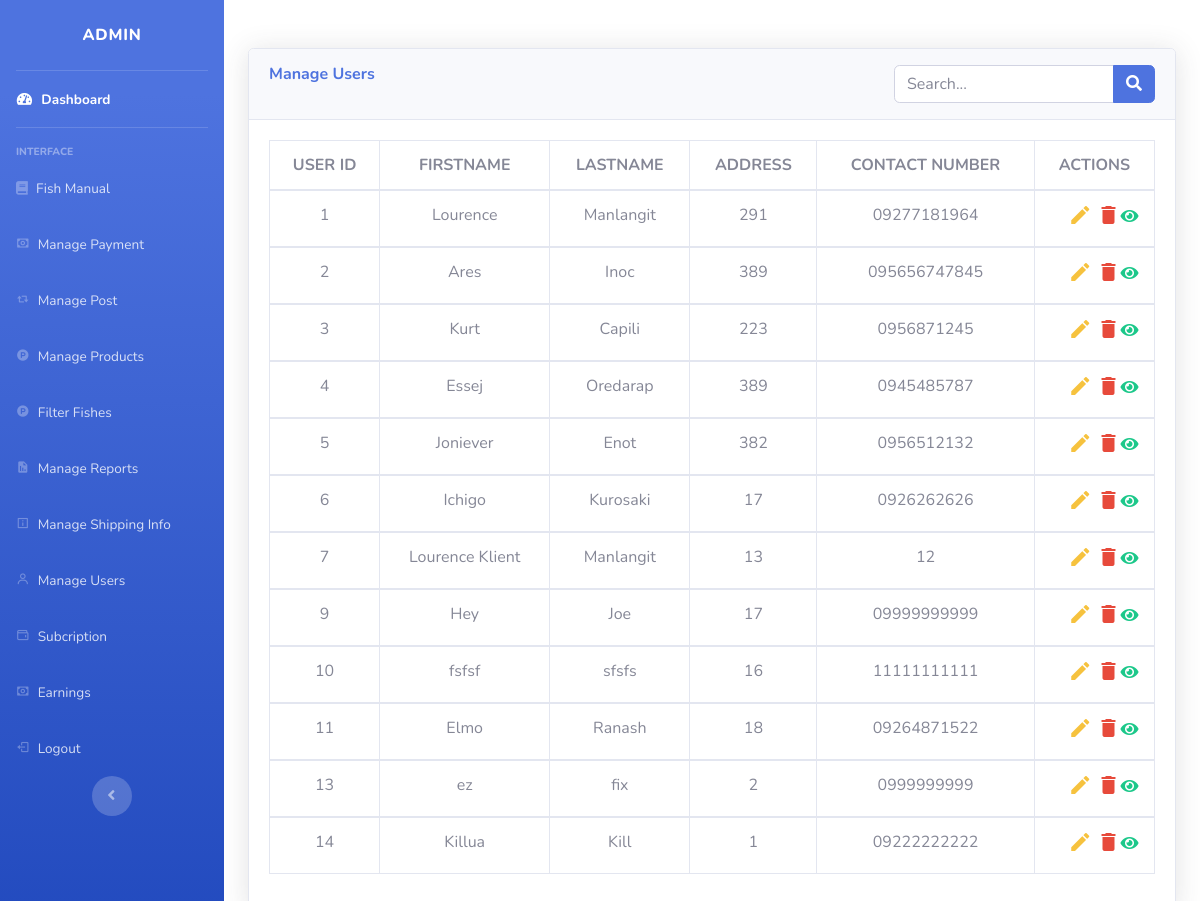
The page /admin/Pages/manageUsers.php (signed in) on the database its author committed.
### tables this page shows
CREATE TABLE `user_details` (
  `user_id` int(11) NOT NULL,
  `first_name` varchar(100) NOT NULL,
  `last_name` varchar(100) NOT NULL,
  `mi` varchar(100) NOT NULL,
  `address_id` int(11) NOT NULL,
  `contact_number` varchar(100) NOT NULL,
  `user_img` varchar(100) NOT NULL DEFAULT 'defaultimage.png',
  `gcash_number` varchar(50) NOT NULL,
  `gcash_name` varchar(100) NOT NULL,
  `last_seen` datetime DEFAULT NULL
);

### admin/Model/db.php (called while the page is built, shortened)
<?php
function getAllUser()
{
	global $conn;
	$query = mysqli_query($conn, "SELECT * FROM user_details");
	return $query;
}

### admin/Pages/manageUsers.php (the view, shortened to what this page needs)
<?php
include("../Model/db.php");
if (isset($_GET['search'])) {
    $rec = SearchUser($_GET['search']);
} else {
    $rec = getAllUser();
}
?>
<!DOCTYPE html>
<html lang="en">
<head>
    <link href="../vendor/fontawesome-free/css/all.min.css" rel="stylesheet" type="text/css">
    <link href="../css/sb-admin-2.min.css" rel="stylesheet">
    <link href='https://unpkg.com/boxicons@2.1.4/css/boxicons.min.css' rel='stylesheet'>
</head>
<body id="page-top">
    <div id="wrapper">
        <ul class="navbar-nav bg-gradient-primary sidebar sidebar-dark accordion" id="accordionSidebar">
            <a class="sidebar-brand d-flex align-items-center justify-content-center" href="index.html">
                <div class="sidebar-brand-text mx-3">Admin</div>
            </a>
            <hr class="sidebar-divider my-0">
            <li class="nav-item active">
                <a class="nav-link" href="../Pages/dashboard.php">
                    <i class="fas fa-fw fa-tachometer-alt"></i>
                    <span>Dashboard</span></a>
            </li>
            <hr class="sidebar-divider">
            <div class="sidebar-heading">
                Interface
            </div>
            <li class="nav-item">
                <a class="nav-link" href="../Pages/fishmanual.php">
                    <i class="fa fa-book" aria-hidden="true"></i>
                    <span>Fish Manual</span></a>
            </li>
            <li class="nav-item">
                <a class="nav-link" href="../Pages/managePayment.php">
                    <i class='bx bx-money icon'></i>
                    <span>Manage Payment</span></a>
            </li>
            <li class="nav-item">
                <a class="nav-link" href="../Pages/managePost.php">
                    <i class='bx bx-repost icon'></i>
                    <span>Manage Post</span></a>
            </li>
            <li class="nav-item">
                <a class="nav-link" href="../Pages/manageProduct.php">
                    <i class='bx bxl-product-hunt icon'></i>
                    <span>Manage Products</span></a>
            </li>
            <li class="nav-item">
                <a class="nav-link" href="../Pages/filterProduct.php">
                    <i class='bx bxl-product-hunt icon'></i>
                    <span>Filter Fishes</span></a>
            </li>
            <li class="nav-item">
                <a class="nav-link" href="../Pages/manageReport.php">
                    <i class='bx bxs-report icon'></i>
                    <span>Manage Reports</span></a>
            </li>
            <li class="nav-item">
                <a class="nav-link" href="../Pages/manageSI.php">
                    <i class='bx bx-info-square icon'></i>
                    <span>Manage Shipping Info</span></a>
            </li>
            <li class="nav-item">
                <a class="nav-link" href="../Pages/manageUsers.php">
                    <i class='bx bx-user icon'></i>
                    <span>Manage Users</span></a>
            </li>
            <li class="nav-item">
                <a class="nav-link" href="../Pages/subscription.php">
                    <i class='bx bx-wallet icon'></i>
                    <span>Subcription</span></a>
            </li>
            <li class="nav-item">
                <a class="nav-link" href="../Pages/earnings.php">
                    <i class='bx bx-money icon'></i>
                    <span>Earnings</span></a>
            </li>
            <li class="nav-item">
                <a class="nav-link" href="../Pages/logout.php">
                    <i class='bx bx-log-out icon'></i>
                    <span>Logout</span></a>
            </li>
            <div class="text-center d-none d-md-inline">
                <button class="rounded-circle border-0" id="sidebarToggle"></button>
            </div>
        </ul>
        <div class="container-fluid mt-5">
            <div class="card shadow mb-4">
                <div class="card-header py-3">
                    <div class="d-flex">
                        <div class="mr-auto">
                            <h6 class="m-0 font-weight-bold text-primary">Manage Users</h6>
                        </div>
                        <div class="ml-auto">
                            <form action="#">
                                <div class="input-group">
                                    <input type="text" class="form-control" name="search" placeholder="Search...">
                                    <div class="input-group-append">
                                        <button class="btn btn-primary" name="submit" type="submit"><i class="fa fa-search"></i></button>
                                    </div>
                                </div>
                            </form>
                        </div>
                    </div>
                </div>
                <div class="card-body">
                    <div class="table-responsive">
                        <table class="table table-bordered" id="dataTable" width="100%" cellspacing="0" style="text-align:center;">
                            <thead>
                                <tr>
                                    <th>USER ID</th>
                                    <th>FIRSTNAME</th>
                                    <th>LASTNAME</th>
                                    <th>ADDRESS</th>
                                    <th>CONTACT NUMBER</th>
                                    <th>ACTIONS</th>
                                </tr>
                            </thead>
                            <?php
                            if (mysqli_num_rows($rec) > 0)
                                while ($row = mysqli_fetch_assoc($rec)) {
                            ?>
                                <tbody>
                                    <tr>
                                        <td><?php echo $row['user_id']; ?></td>
                                        <td><?php echo $row['first_name']; ?></td>
                                        <td><?php echo $row['last_name']; ?></td>
                                        <td><?php echo $row['address_id']; ?></td>
                                        <td><?php echo $row['contact_number']; ?></td>
                                        <td>
                                            <a href="#editUser<?php echo $row['user_id']; ?>" class="edit text-warning" data-toggle="modal"><i class="material-icons edit" data-toggle="tooltip" title="Edit">&#xE254;</i></a>
                                            <a href="#deleteUser<?php echo $row['user_id']; ?>" class="delete text-danger" data-toggle="modal"><i class="material-icons delete" data-toggle="tooltip" title="Delete">&#xE872;</i></a>
                                            <a href="#viewMore<?php echo $row['user_id']; ?>" data-toggle="modal" title="View More"><i class="fa fa-eye text-success view-more" style="position:absolute;margin-top:5px;"></i></a>
                                        </td>
                                    </tr>
                                </tbody>
                            <?php }
                            else {
                                echo "<td colspan = 6>NO RECORD FOUND</td>";
                            }
                            ?>
                        </table>
                    </div>
                </div>
            </div>
        </div>
    </div>
</body>
</html>

### rows shown on the page
user_details: user_id "1", first_name "Lourence", last_name "Manlangit", address "291", contact_number "09277181964"
user_details: user_id "2", first_name "Ares", last_name "Inoc", address "389", contact_number "095656747845"
user_details: user_id "3", first_name "Kurt", last_name "Capili", address "223", contact_number "0956871245"
user_details: user_id "4", first_name "Essej", last_name "Oredarap", address "389", contact_number "0945485787"
user_details: user_id "5", first_name "Joniever", last_name "Enot", address "382", contact_number "0956512132"
user_details: user_id "6", first_name "Ichigo", last_name "Kurosaki", address "17", contact_number "0926262626"
user_details: user_id "7", first_name "Lourence Klient", last_name "Manlangit", address "13", contact_number "12"
user_details: user_id "9", first_name "Hey", last_name "Joe", address "17", contact_number "09999999999"
user_details: user_id "10", first_name "fsfsf", last_name "sfsfs", address "16", contact_number "11111111111"
user_details: user_id "11", first_name "Elmo", last_name "Ranash", address "18", contact_number "09264871522"
user_details: user_id "13", first_name "ez", last_name "fix", address "2", contact_number "0999999999"
user_details: user_id "14", first_name "Killua", last_name "Kill", address "1", contact_number "09222222222"
